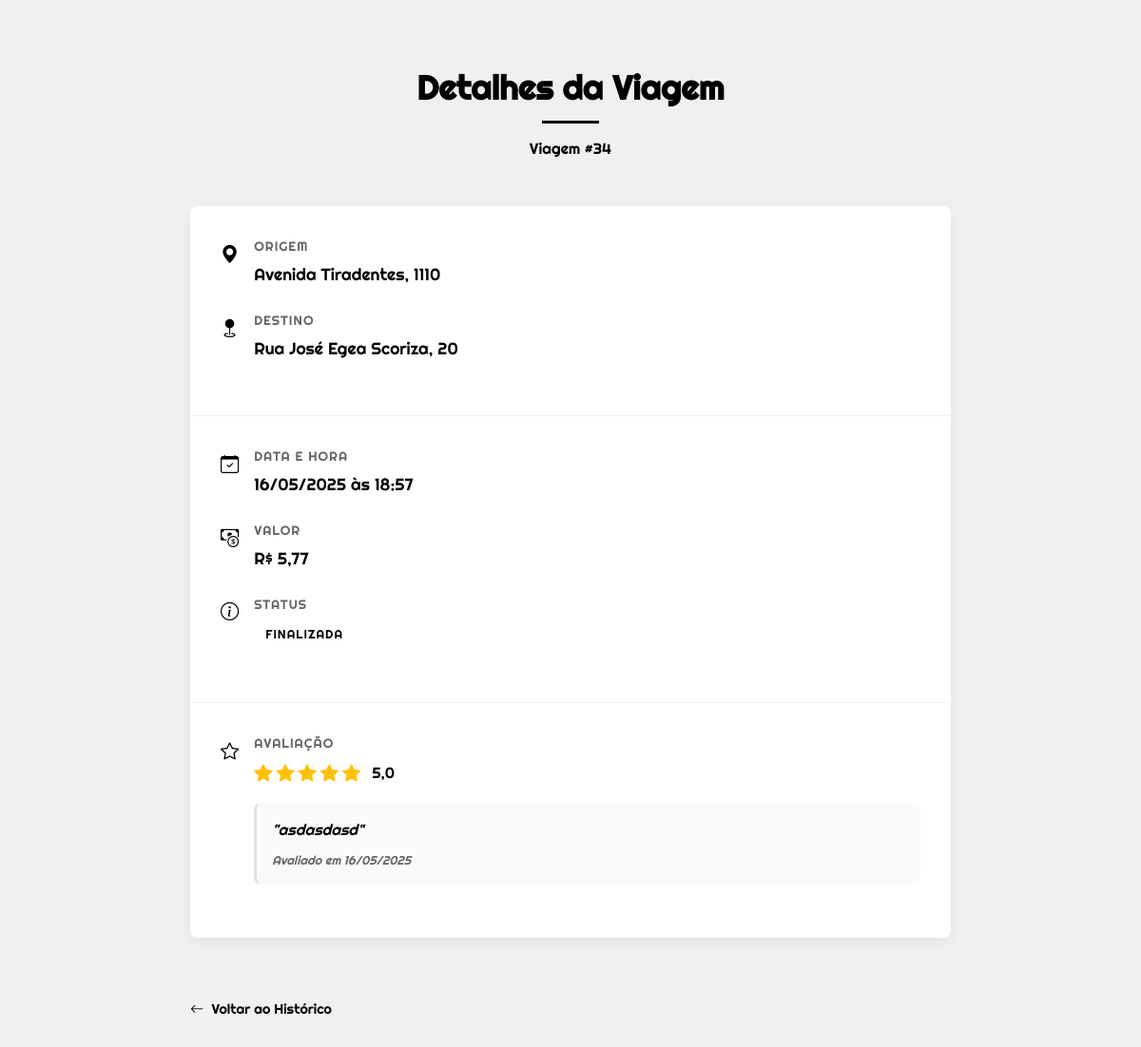
The page /user/detalhes_viagem.php?id=34 (signed in) on the database its author committed.
### tables this page shows
CREATE TABLE `viagens` (
  `via_codigo` int(11) NOT NULL,
  `fun_codigo` int(11) NOT NULL,
  `ate_codigo` int(11) NOT NULL,
  `sol_codigo` int(11) NOT NULL,
  `usu_codigo` int(11) NOT NULL,
  `via_origem` varchar(255) NOT NULL,
  `via_destino` varchar(255) NOT NULL,
  `via_valor` decimal(10,2) NOT NULL,
  `via_formapagamento` varchar(50) NOT NULL,
  `via_data` datetime NOT NULL,
  `via_servico` varchar(50) NOT NULL,
  `via_status` varchar(50) NOT NULL,
  `via_observacoes` varchar(1000) DEFAULT NULL
);

CREATE TABLE `avaliacoes` (
  `ava_codigo` int(11) NOT NULL,
  `usu_codigo` int(11) NOT NULL,
  `via_codigo` int(11) NOT NULL,
  `ava_nota` tinyint(4) NOT NULL CHECK (`ava_nota` between 1 and 5),
  `ava_comentario` text DEFAULT NULL,
  `ava_data_avaliacao` datetime DEFAULT current_timestamp()
);

### user/detalhes_viagem.php (the view, shortened to what this page needs)
<?php
$conexao = conexao::getInstance();
$id = isset($_GET['id']) ? (int) $_GET['id'] : 0;
$sql = 'SELECT * FROM viagens WHERE via_codigo = :id';
$stmt = $conexao->prepare($sql);
$stmt->bindParam(':id', $id, PDO::PARAM_INT);
$stmt->execute();
$viagem = $stmt->fetch(PDO::FETCH_ASSOC);
$sql = 'SELECT * FROM avaliacoes WHERE via_codigo = :id';
$stmt = $conexao->prepare($sql);
$stmt->bindParam(':id', $id, PDO::PARAM_INT);
$stmt->execute();
$avaliacao = $stmt->fetch(PDO::FETCH_ASSOC);
?>
<!DOCTYPE html>
<html lang="pt-BR">
<head>
    <link rel="stylesheet" href="https://cdn.jsdelivr.net/npm/bootstrap-icons@1.10.0/font/bootstrap-icons.css">
    <link rel="stylesheet" href="../css/detalhes_viagem.css"
</head>
<body>
    <div class="container">
        <header class="trip-header">
            <h1>Detalhes da Viagem</h1>
            <p>Viagem #<?= htmlspecialchars($viagem['via_codigo']) ?></p>
        </header>
        <div class="trip-card">
            <div class="trip-section">
                <div class="detail-item">
                    <i class="bi bi-geo-alt-fill detail-icon"></i>
                    <div class="detail-content">
                        <div class="detail-label">Origem</div>
                        <div class="detail-value"><?= htmlspecialchars($viagem['via_origem']) ?></div>
                    </div>
                </div>
                <div class="detail-item">
                    <i class="bi bi-geo-fill detail-icon"></i>
                    <div class="detail-content">
                        <div class="detail-label">Destino</div>
                        <div class="detail-value"><?= htmlspecialchars($viagem['via_destino']) ?></div>
                    </div>
                </div>
            </div>
            <div class="trip-section">
                <div class="detail-item">
                    <i class="bi bi-calendar-check detail-icon"></i>
                    <div class="detail-content">
                        <div class="detail-label">Data e Hora</div>
                        <div class="detail-value"><?= date('d/m/Y \à\s H:i', strtotime($viagem['via_data'])) ?></div>
                    </div>
                </div>
                <div class="detail-item">
                    <i class="bi bi-cash-coin detail-icon"></i>
                    <div class="detail-content">
                        <div class="detail-label">Valor</div>
                        <div class="detail-value">R$ <?= number_format($viagem['via_valor'], 2, ',', '.') ?></div>
                    </div>
                </div>
                <div class="detail-item">
                    <i class="bi bi-info-circle detail-icon"></i>
                    <div class="detail-content">
                        <div class="detail-label">Status</div>
                        <div class="detail-value">
                            <?php
                            $statusClass = '';
                            switch($viagem['via_status']) {
                                default:
                                    $statusClass = '';
                            }
                            ?>
                            <span class="status-badge <?= $statusClass ?>"><?= htmlspecialchars($viagem['via_status']) ?></span>
                        </div>
                    </div>
                </div>
            </div>
            <div class="trip-section">
                <div class="detail-item">
                    <i class="bi bi-star detail-icon"></i>
                    <div class="detail-content">
                        <div class="detail-label">Avaliação</div>
                        <?php if ($avaliacao): ?>
                            <div class="rating-stars">
                                <?php
                                $nota = (int)$avaliacao['ava_nota'];
                                for ($i = 1; $i <= 5; $i++): ?>
                                    <i class="bi bi-star<?= $i <= $nota ? '-fill' : '' ?> star"></i>
                                <?php endfor; ?>
                                <span style="margin-left: 0.5rem;"><?= number_format($avaliacao['ava_nota'], 1, ',', '.') ?></span>
                            </div>
                            <?php if (!empty($avaliacao['ava_comentario'])): ?>
                                <div class="rating-comment">
                                    "<?= htmlspecialchars($avaliacao['ava_comentario']) ?>"
                                    <div style="font-size: 0.8rem; color: #666; margin-top: 0.5rem;">
                                        Avaliado em <?= date('d/m/Y', strtotime($avaliacao['ava_data_avaliacao'])) ?>
                                    </div>
                                </div>
                            <?php endif; ?>
                        <?php endif; ?>
                    </div>
                </div>
            </div>
        </div>
        <a href="historico.php" class="btn-back">
            <i class="bi bi-arrow-left"></i> Voltar ao Histórico
        </a>
    </div>
</body>
</html>

### css/detalhes_viagem.css (style rules this page uses)
:root { --bg-light: #f0f0f0; --text-dark: #000; --accent: #e53935; --border-radius: 8px; --transition: all 0.3s ease; }
body { font-family: 'Righteous', sans-serif; background-color: var(--bg-light); color: var(--text-dark); line-height: 1.6; }
.container { max-width: 800px; margin: 0 auto; padding: 2rem 1rem; }
.trip-header { text-align: center; margin-bottom: 3rem; position: relative; }
.trip-header h1 { font-size: 2.2rem; margin-bottom: 0.5rem; position: relative; display: inline-block; }
.trip-header h1::after { content: ''; position: absolute; bottom: -10px; left: 50%; transform: translateX(-50%); width: 60px; height: 3px; background: var(--text-dark); }
.trip-card { background: white; border-radius: var(--border-radius); box-shadow: 0 5px 15px rgba(0,0,0,0.05); overflow: hidden; margin-bottom: 2rem; }
.trip-section { padding: 2rem; border-bottom: 1px solid rgba(0,0,0,0.05); }
.trip-section:last-child { border-bottom: none; }
.detail-item { display: flex; margin-bottom: 1.5rem; align-items: flex-start; }
.detail-icon { font-size: 1.2rem; margin-right: 1rem; color: var(--text-dark); flex-shrink: 0; margin-top: 3px; }
.detail-content { flex: 1; }
.detail-label { font-size: 0.85rem; text-transform: uppercase; letter-spacing: 1px; color: #666; margin-bottom: 0.25rem; }
.detail-value { font-size: 1.1rem; font-weight: normal; }
.status-badge { display: inline-block; padding: 0.35rem 0.75rem; border-radius: 50px; font-size: 0.8rem; font-weight: normal; text-transform: uppercase; letter-spacing: 1px; }
.rating-stars { display: flex; align-items: center; margin-bottom: 0.5rem; }
.rating-stars .star { color: #ffc107; margin-right: 0.25rem; font-size: 1.2rem; }
.rating-comment { background: rgba(0,0,0,0.02); padding: 1rem; border-radius: var(--border-radius); font-style: italic; margin-top: 1rem; border-left: 3px solid rgba(0,0,0,0.1); }
.btn-back { display: inline-flex; align-items: center; gap: 0.5rem; color: var(--text-dark); text-decoration: none; font-size: 0.9rem; margin-top: 2rem; transition: var(--transition); }

### rows shown on the page
viagens: via_codigo "34", via_origem "Avenida Tiradentes, 1110", via_destino "Rua José Egea Scoriza, 20", via_data "16/05/2025 às 18:57", via_valor "5,77", via_status "FINALIZADA"
avaliacoes: ava_nota "5,0", ava_comentario "asdasdasd", ava_data_avaliacao "16/05/2025"
